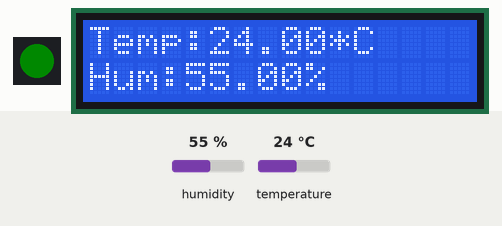
This sketch was run on a simulated Arduino Uno, built with avr-gcc and run on an emulated ATmega328P. Shown: 1 RGB LEDs in strip order, left to right, 16×2 character LCD. The test bench sets the inputs (shaded band); at power-on: temperature 24 °C, humidity 55 %. Dim RGB values are drawn brighter than linear; the strip is taken to match the declared colour order.

Above: at 3.2 s.
3.3 s: temperature set to 12 °C
At 5.1 s:
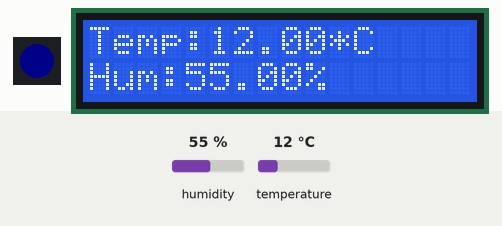
6.0 s: humidity set to 22 %
At 6.7 s:
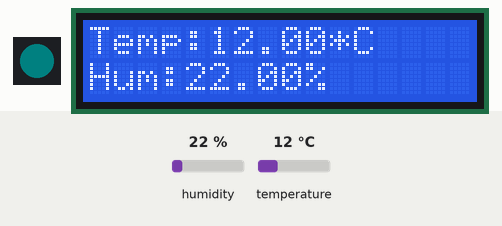
8.7 s: temperature set to 33 °C
At 11.1 s:
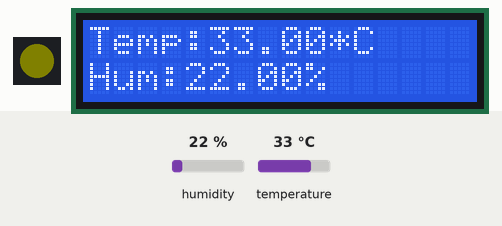
11.7 s: humidity set to 40 %
At 12.6 s:
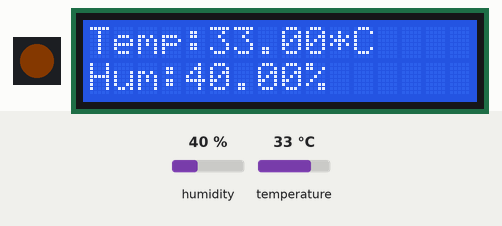
Timing chart, 0 to 14.7 s (numbered marks = the images above; inputs shaded):
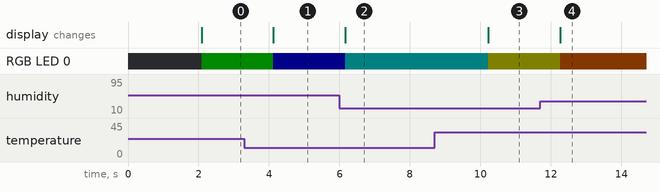

The sketch:

TempHumMeterShield.ino
```cpp
#include <DHT.h>
#include <Adafruit_NeoPixel.h>
#include <LiquidCrystal.h>

//温湿度センサ関連の定数
#define DHT_PIN 7
#define DHT_TYPE DHT11
//温湿度センサ関連の定数終わり

//フルカラーLED関連の定数
#define RGBLED_PIN 6 //LEDに出力するピン番号
#define LED_COUNT 1 // ArduinoにつないでいるLEDの個数
//フルカラーLED関連の定数終わり

//LCDディスプレイ関連の定数
#define RS_PIN 8 //制御線1
#define E_PIN 9 //制御線2
#define DB4_PIN 10 //通信線1
#define DB5_PIN 11 //通信線2
#define DB6_PIN 12 //通信線3
#define DB7_PIN 13 //通信線4
//LCDディスプレイ関連の定数終わり

//温湿度センサインスタンスの宣言
DHT dht( DHT_PIN, DHT_TYPE );
//LEDインスタンスの宣言
Adafruit_NeoPixel RGBLED = Adafruit_NeoPixel( LED_COUNT, RGBLED_PIN, NEO_RGB + NEO_KHZ800 );
//LCDディスプレイインスタンスの宣言
LiquidCrystal lcd(RS_PIN, E_PIN, DB4_PIN, DB5_PIN, DB6_PIN, DB7_PIN);

void setup() {
  Serial.begin( 9600 ); //通信用待機時間
  dht.begin();
  RGBLED.begin();
  RGBLED.setBrightness( 10 ); //LEDの明るさの指定(0-255)を行う
  lcd.begin(16, 2); //行と列の長さを指定
  lcd.print("hello, Arduino!"); //テストメッセージ表示
  delay(2000); //待機
}

void loop() {
  float temp = dht.readTemperature(); //温度
  float hum = dht.readHumidity(); //湿度

  //温度を表示
  lcd.setCursor( 0, 0 ); //LCDのカーソル位置を1行目に設定
  lcd.print( "Temp:" );
  lcd.print( temp );
  lcd.print( "*C    " );
  //湿度を表示
  lcd.setCursor( 0, 1 ); //LCDのカーソル位置を2行目に設定
  lcd.print( "Hum:" );
  lcd.print( hum );
  lcd.print( "%      " );

  //不快指数表示
  Discom_index_print( temp, hum );

  delay( 1000 );
}

//不快指数計算・表示用変数
void Discom_index_print( float temp, float hum ){
  int di_calc = 0; //不快指数計算用変数

  //不快指数を計算
  di_calc = ( 0.81 * temp ) + ( 0.01 * hum ) * ( 0.99 * temp - 14.3 ) + 46.3;

  if( di_calc < 55 ){ //寒い
    RGBLED.setPixelColor( 0, 0, 0, 255 ); //青色に点灯
    RGBLED.show(); //LEDにデータを送る
  }
  else if( di_calc < 60 ){ //肌寒い
  RGBLED.setPixelColor( 0, 0, 128, 128 ); //水色に点灯
  RGBLED.show(); //LEDにデータを送る
  }
  else if( di_calc < 75 ){ //快適
  RGBLED.setPixelColor( 0, 0, 255, 0 ); //緑色に点灯
  RGBLED.show(); //LEDにデータを送る
  }
  else if( di_calc < 80 ){ //やや暑い
  RGBLED.setPixelColor( 0, 128, 128, 0 ); //黄色に点灯
  RGBLED.show(); //LEDにデータを送る
  }
  else if( di_calc < 85 ){ //汗がでる
  RGBLED.setPixelColor( 0, 170, 85, 0 ); //橙色に点灯
  RGBLED.show(); //LEDにデータを送る
  }
  else if( di_calc > 85 ){ //暑くてたまらない
  RGBLED.setPixelColor( 0, 255, 0, 0 ); //赤色に点灯
  RGBLED.show(); //LEDにデータを送る
  }
}
```

Measured:
- after the input at 3.3 s, RGB LED 0: RGB(0, 10, 0) → RGB(0, 0, 10) after 0.83 s; the display: changes after 0.83 s (image 1)
- after the input at 6.0 s, RGB LED 0: RGB(0, 0, 10) → RGB(0, 5, 5) after 0.16 s; the display: changes after 0.16 s (image 2)
- after the input at 8.7 s, RGB LED 0: RGB(0, 5, 5) → RGB(5, 5, 0) after 1.5 s; the display: changes after 1.5 s (image 3)
- after the input at 11.7 s, RGB LED 0: RGB(5, 5, 0) → RGB(7, 3, 0) after 0.56 s; the display: changes after 0.56 s (image 4)
